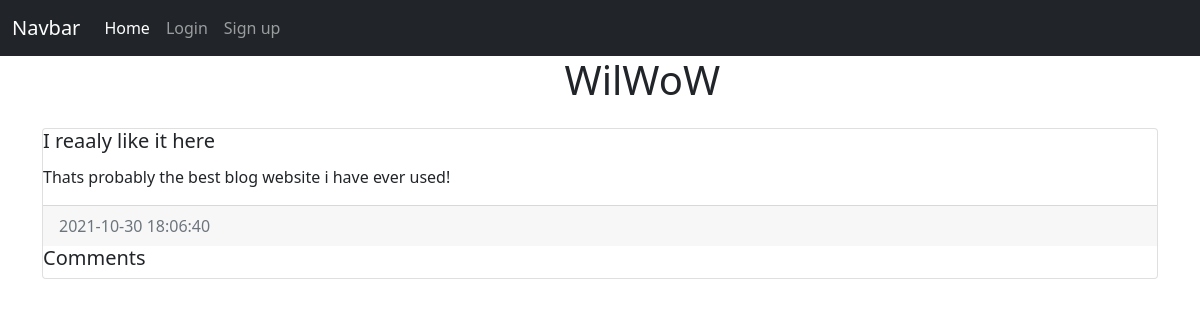
/user/WilWoW, run on the app's committed database.
### website/models.py (models this page shows)
class BlogPost(db.Model):
    post_id = db.Column(db.Integer, primary_key=True)
    user_id = db.Column(db.Integer, ForeignKey(User.user_id))
    title = db.Column(db.String(150))
    summary = db.Column(db.Text, nullable=True)
    created_at = db.Column(db.DateTime)
    updated_at = db.Column(db.DateTime)
    url_slug = db.Column(db.String(150))
    content = db.Column(db.Text)
    comments = db.relationship('Comment', backref='post', passive_deletes=True)

### website/auth.py (the view)
@auth.route('/user/<urlSlug>', methods=['GET'])
def user(urlSlug):  # Changed function name so that "Your Posts" page will work
    user = db.session.query(User).filter_by(urlSlug=urlSlug).first()
    if user != None:
        blogs = db.session.query(BlogPost).filter_by(
        user_id=str(user.get_id())).order_by(BlogPost.post_id.desc())
        comments = db.session.query(Comment).all()
        users = db.session.query(User).all()
        return render_template("blog.html", urlSlug=urlSlug, posts=blogs, user=user, comments = comments, users = users, current_user = current_user)
    else:
        abort(404)

### website/models.py (called while the page is built)
    def get_id(self):
        return (self.user_id)

### website/templates/blog.html (shortened to what this page needs)
{% extends "base.html" %} {% block title %}{{urlSlug}}Blog{% endblock %} {%block body%}
<div class="container">
    <div class="row justify-content-md-center">
        <h1 class="col col-lg-1">
            {{urlSlug}}
        </h1>
    </div>
    {%for post in posts%}
    <div class="mt-3 mb-3">
        <div class="card">
            <h5 class="card-title">{{post.title}}</h5>
            <p class="card-text">{{post.content}}</p>
            <div class="card-footer text-muted">{{post.created_at.strftime("%Y-%m-%d %H:%M:%S")}}</div>
            <h5 class="card-title">Comments</h5>
        </div>
    </div>
    {%endfor%}
</div>
{%endblock%}

### data on the page
BlogPost: title "I reaaly like it here", content "Thats probably the best blog website i have ever used!", created_at "2021-10-30 18:06:40"

### other printed values
{{ urlSlug }} "WilWoW"
